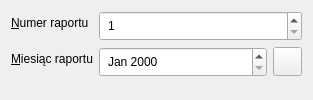
<?xml version="1.0" encoding="UTF-8"?>
<ui version="4.0">
 <class>ReportIdEditPage</class>
 <widget class="QWidget" name="ReportIdEditPage">
  <property name="geometry">
   <rect>
    <x>0</x>
    <y>0</y>
    <width>313</width>
    <height>100</height>
   </rect>
  </property>
  <property name="windowTitle">
   <string>Identyfikator</string>
  </property>
  <layout class="QFormLayout" name="formLayout">
   <item row="0" column="0">
    <widget class="QLabel" name="label">
     <property name="lineWidth">
      <number>-4</number>
     </property>
     <property name="text">
      <string>&amp;Numer raportu</string>
     </property>
     <property name="buddy">
      <cstring>spinBox</cstring>
     </property>
    </widget>
   </item>
   <item row="0" column="1">
    <widget class="QSpinBox" name="spinBox">
     <property name="styleSheet">
      <string notr="true">QSpinBox {
  padding: 4px;
}</string>
     </property>
     <property name="minimum">
      <number>1</number>
     </property>
    </widget>
   </item>
   <item row="1" column="0">
    <widget class="QLabel" name="label_2">
     <property name="text">
      <string>&amp;Miesiąc raportu</string>
     </property>
     <property name="buddy">
      <cstring>dateEdit</cstring>
     </property>
    </widget>
   </item>
   <item row="1" column="1">
    <layout class="QHBoxLayout" name="monthLayout">
     <item>
      <widget class="QDateEdit" name="dateEdit">
       <property name="styleSheet">
        <string notr="true">QDateEdit {
  padding: 4px;
}</string>
       </property>
       <property name="currentSection">
        <enum>QDateTimeEdit::Section::MonthSection</enum>
       </property>
       <property name="displayFormat">
        <string>MMM yyyy</string>
       </property>
       <property name="timeSpec">
        <enum>Qt::TimeSpec::LocalTime</enum>
       </property>
      </widget>
     </item>
     <item>
      <widget class="QToolButton" name="toolButton">
       <property name="styleSheet">
        <string notr="true">QToolButton {
  padding: 4px;
}</string>
       </property>
      </widget>
     </item>
    </layout>
   </item>
  </layout>
 </widget>
 <resources/>
 <connections/>
</ui>
